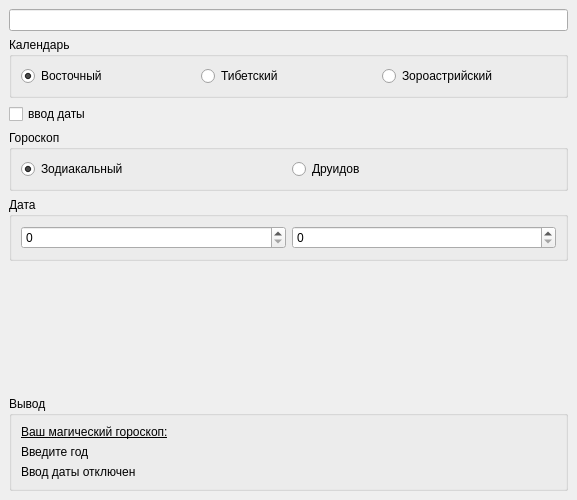
<?xml version="1.0" encoding="UTF-8"?>
<ui version="4.0">
 <class>MainWindow</class>
 <widget class="QMainWindow" name="MainWindow">
  <property name="geometry">
   <rect>
    <x>0</x>
    <y>0</y>
    <width>577</width>
    <height>500</height>
   </rect>
  </property>
  <property name="windowTitle">
   <string>Календари и гороскопы</string>
  </property>
  <widget class="QWidget" name="centralwidget">
   <layout class="QVBoxLayout" name="verticalLayout">
    <item>
     <widget class="QLineEdit" name="le_year">
      <property name="text">
       <string/>
      </property>
     </widget>
    </item>
    <item>
     <widget class="QGroupBox" name="gb_calendar">
      <property name="title">
       <string>Календарь</string>
      </property>
      <layout class="QHBoxLayout" name="horizontalLayout">
       <item>
        <widget class="QRadioButton" name="rb_eastern">
         <property name="text">
          <string>Восточный</string>
         </property>
         <property name="checked">
          <bool>true</bool>
         </property>
        </widget>
       </item>
       <item>
        <widget class="QRadioButton" name="rb_tibetan">
         <property name="text">
          <string>Тибетский</string>
         </property>
        </widget>
       </item>
       <item>
        <widget class="QRadioButton" name="rb_zoroastrian">
         <property name="text">
          <string>Зороастрийский</string>
         </property>
        </widget>
       </item>
      </layout>
     </widget>
    </item>
    <item>
     <widget class="QCheckBox" name="cb_is_date">
      <property name="text">
       <string>ввод даты</string>
      </property>
     </widget>
    </item>
    <item>
     <widget class="QGroupBox" name="gb_horoscope">
      <property name="title">
       <string>Гороскоп</string>
      </property>
      <layout class="QHBoxLayout" name="horizontalLayout_2">
       <item>
        <widget class="QRadioButton" name="rb_zodiac">
         <property name="text">
          <string>Зодиакальный</string>
         </property>
         <property name="checked">
          <bool>true</bool>
         </property>
        </widget>
       </item>
       <item>
        <widget class="QRadioButton" name="rb_druid">
         <property name="text">
          <string>Друидов</string>
         </property>
        </widget>
       </item>
      </layout>
     </widget>
    </item>
    <item>
     <widget class="QGroupBox" name="w_date">
      <property name="title">
       <string>Дата</string>
      </property>
      <layout class="QHBoxLayout" name="horizontalLayout_3">
       <item>
        <widget class="QSpinBox" name="sb_day"/>
       </item>
       <item>
        <widget class="QSpinBox" name="cb_month"/>
       </item>
      </layout>
     </widget>
    </item>
    <item>
     <spacer name="verticalSpacer">
      <property name="orientation">
       <enum>Qt::Vertical</enum>
      </property>
      <property name="sizeHint" stdset="0">
       <size>
        <width>20</width>
        <height>25</height>
       </size>
      </property>
     </spacer>
    </item>
    <item>
     <widget class="QGroupBox" name="widget">
      <property name="title">
       <string>Вывод</string>
      </property>
      <layout class="QVBoxLayout" name="verticalLayout_2">
       <item>
        <widget class="QLabel" name="lbl_desk">
         <property name="text">
          <string>&lt;html&gt;&lt;head/&gt;&lt;body&gt;&lt;p&gt;&lt;span style=&quot; text-decoration: underline;&quot;&gt;Ваш магический гороскоп:&lt;/span&gt;&lt;/p&gt;&lt;/body&gt;&lt;/html&gt;</string>
         </property>
        </widget>
       </item>
       <item>
        <widget class="QLabel" name="lbl_calendar">
         <property name="text">
          <string>&lt;html&gt;&lt;head/&gt;&lt;body&gt;&lt;p&gt;Введите год &lt;/p&gt;&lt;/body&gt;&lt;/html&gt;</string>
         </property>
        </widget>
       </item>
       <item>
        <widget class="QLabel" name="lbl_horoscope">
         <property name="text">
          <string>&lt;html&gt;&lt;head/&gt;&lt;body&gt;&lt;p&gt;Ввод даты отключен&lt;/p&gt;&lt;/body&gt;&lt;/html&gt;</string>
         </property>
        </widget>
       </item>
      </layout>
     </widget>
    </item>
   </layout>
  </widget>
 </widget>
 <resources/>
 <connections/>
</ui>
